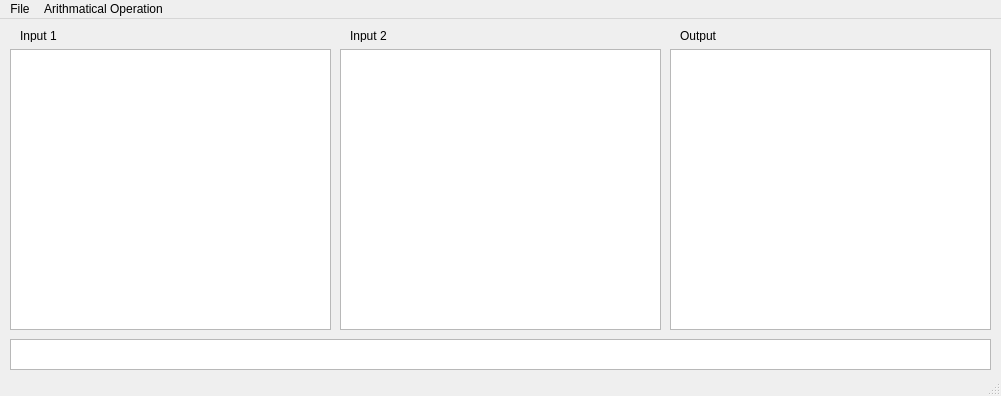
<?xml version="1.0" encoding="UTF-8"?>
<ui version="4.0">
 <class>MainWindow</class>
 <widget class="QMainWindow" name="MainWindow">
  <property name="geometry">
   <rect>
    <x>0</x>
    <y>0</y>
    <width>1001</width>
    <height>396</height>
   </rect>
  </property>
  <property name="windowTitle">
   <string>MainWindow</string>
  </property>
  <widget class="QWidget" name="centralwidget">
   <widget class="QGraphicsView" name="graphicsView">
    <property name="geometry">
     <rect>
      <x>10</x>
      <y>30</y>
      <width>321</width>
      <height>281</height>
     </rect>
    </property>
   </widget>
   <widget class="QGraphicsView" name="graphicsView_2">
    <property name="geometry">
     <rect>
      <x>340</x>
      <y>30</y>
      <width>321</width>
      <height>281</height>
     </rect>
    </property>
   </widget>
   <widget class="QGraphicsView" name="graphicsView_3">
    <property name="geometry">
     <rect>
      <x>670</x>
      <y>30</y>
      <width>321</width>
      <height>281</height>
     </rect>
    </property>
   </widget>
   <widget class="QTextBrowser" name="textBrowser">
    <property name="geometry">
     <rect>
      <x>10</x>
      <y>320</y>
      <width>981</width>
      <height>31</height>
     </rect>
    </property>
   </widget>
   <widget class="QLabel" name="label">
    <property name="geometry">
     <rect>
      <x>20</x>
      <y>10</y>
      <width>47</width>
      <height>13</height>
     </rect>
    </property>
    <property name="text">
     <string>Input 1</string>
    </property>
   </widget>
   <widget class="QLabel" name="label_2">
    <property name="geometry">
     <rect>
      <x>350</x>
      <y>10</y>
      <width>47</width>
      <height>13</height>
     </rect>
    </property>
    <property name="text">
     <string>Input 2</string>
    </property>
   </widget>
   <widget class="QLabel" name="label_3">
    <property name="geometry">
     <rect>
      <x>680</x>
      <y>10</y>
      <width>47</width>
      <height>13</height>
     </rect>
    </property>
    <property name="text">
     <string>Output</string>
    </property>
   </widget>
  </widget>
  <widget class="QMenuBar" name="menubar">
   <property name="geometry">
    <rect>
     <x>0</x>
     <y>0</y>
     <width>1001</width>
     <height>21</height>
    </rect>
   </property>
   <widget class="QMenu" name="menuFile">
    <property name="title">
     <string>File</string>
    </property>
    <addaction name="actionOpen_Image_1"/>
    <addaction name="actionOpen_Image_2"/>
    <addaction name="actionSave_as"/>
    <addaction name="separator"/>
    <addaction name="actionClear"/>
    <addaction name="separator"/>
    <addaction name="actionExit"/>
   </widget>
   <widget class="QMenu" name="menuArithmatical_Operation">
    <property name="title">
     <string>Arithmatical Operation</string>
    </property>
    <addaction name="actionPenjumlahan"/>
    <addaction name="actionPengurangan"/>
    <addaction name="actionPerkalian"/>
    <addaction name="actionPembagian"/>
    <addaction name="actionAND"/>
    <addaction name="actionOR"/>
    <addaction name="actionXOR"/>
   </widget>
   <addaction name="menuFile"/>
   <addaction name="menuArithmatical_Operation"/>
  </widget>
  <widget class="QStatusBar" name="statusbar"/>
  <action name="actionOpen_Image_1">
   <property name="text">
    <string>Open Image 1</string>
   </property>
  </action>
  <action name="actionOpen_Image_2">
   <property name="text">
    <string>Open Image 2</string>
   </property>
  </action>
  <action name="actionSave_as">
   <property name="text">
    <string>Save As..</string>
   </property>
  </action>
  <action name="actionClear">
   <property name="text">
    <string>Clear</string>
   </property>
  </action>
  <action name="actionExit">
   <property name="text">
    <string>Exit</string>
   </property>
  </action>
  <action name="actionPenjumlahan">
   <property name="text">
    <string>Penjumlahan</string>
   </property>
  </action>
  <action name="actionPengurangan">
   <property name="text">
    <string>Pengurangan</string>
   </property>
  </action>
  <action name="actionPerkalian">
   <property name="text">
    <string>Perkalian</string>
   </property>
  </action>
  <action name="actionPembagian">
   <property name="text">
    <string>Pembagian</string>
   </property>
  </action>
  <action name="actionAND">
   <property name="text">
    <string>AND</string>
   </property>
  </action>
  <action name="actionOR">
   <property name="text">
    <string>OR</string>
   </property>
  </action>
  <action name="actionXOR">
   <property name="text">
    <string>XOR</string>
   </property>
  </action>
  <action name="actionXANF">
   <property name="text">
    <string>XAND</string>
   </property>
  </action>
 </widget>
 <resources/>
 <connections/>
</ui>
